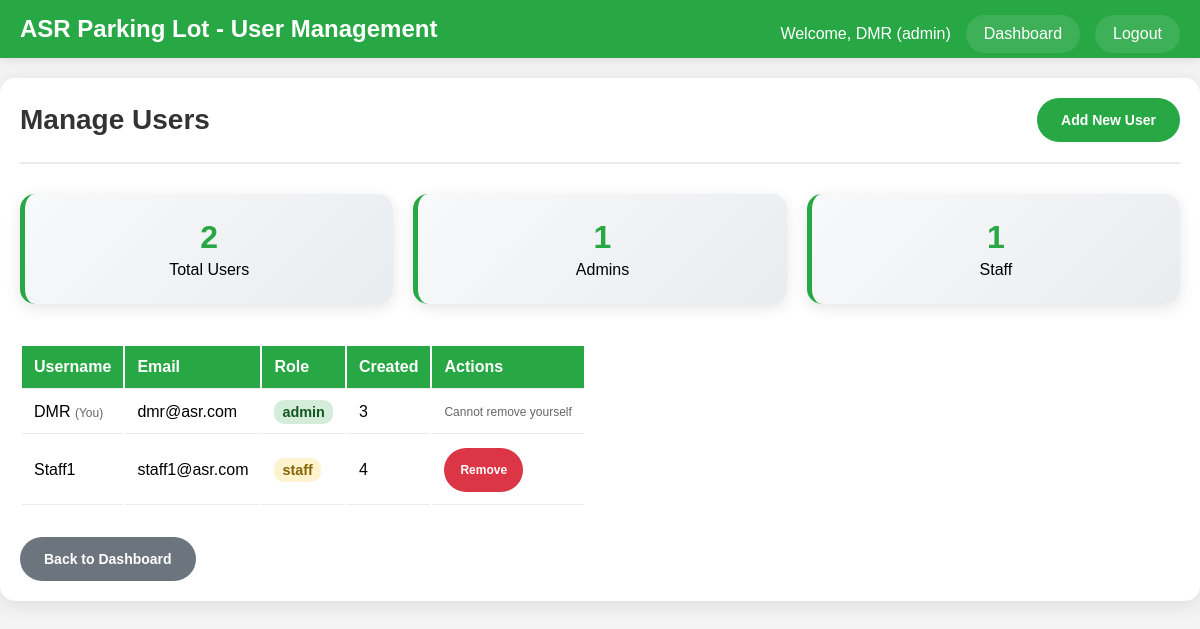
The app's page /admin/users (signed in) with its own data.
### app/models.py (models this page shows, shortened)
class User(UserMixin, db.Model):
    id = db.Column(db.Integer, primary_key=True)
    username = db.Column(db.String(80), index=True, unique=True, nullable=False)
    email = db.Column(db.String(120), index=True, unique=True, nullable=False)
    password_hash = db.Column(db.String(256))
    role = db.Column(db.String(10), index=True, nullable=False, default='staff') # 'admin' or 'staff'

### app/routes.py (the view)
@main.route('/admin/users')
@login_required
def manage_users():
    if current_user.role != 'admin':
        flash('Access denied. Admin privileges required.', 'error')
        return redirect(url_for('main.index'))
    users = User.query.all()
    return render_template('manage_users.html',
                         title='Manage Users',
                         users=users)

### app/templates/manage_users.html (shortened to what this page needs)
<!DOCTYPE html>
<html lang="en">
<head>
</head>
<body>
    <div class="navbar">
        <h1>ASR Parking Lot - User Management</h1>
        <div class="navbar-right">
            <span>Welcome, {{ current_user.username }} ({{ current_user.role }})</span>
            <a href="{{ url_for('main.admin_dashboard') }}">Dashboard</a>
            <a href="{{ url_for('main.logout') }}">Logout</a>
        </div>
    </div>
    <div class="container">
        <div class="page-header">
            <h2>Manage Users</h2>
            <a href="{{ url_for('main.add_user') }}" class="btn btn-primary">Add New User</a>
        </div>
        <div class="stats-grid">
            <div class="stat-card">
                <div class="stat-number">{{ users|length }}</div>
                <div>Total Users</div>
            </div>
            <div class="stat-card">
                <div class="stat-number">{{ users|selectattr('role', 'equalto', 'admin')|list|length }}</div>
                <div>Admins</div>
            </div>
            <div class="stat-card">
                <div class="stat-number">{{ users|selectattr('role', 'equalto', 'staff')|list|length }}</div>
                <div>Staff</div>
            </div>
        </div>
        {% if users %}
        <table class="users-table">
            <thead>
                <tr>
                    <th>Username</th>
                    <th>Email</th>
                    <th>Role</th>
                    <th>Created</th>
                    <th>Actions</th>
                </tr>
            </thead>
            <tbody>
                {% for user in users %}
                <tr class="{% if user.id == current_user.id %}current-user{% endif %}">
                    <td>
                        {{ user.username }}
                        {% if user.id == current_user.id %}
                            <span style="color: #666; font-size: 12px;">(You)</span>
                        {% endif %}
                    </td>
                    <td>{{ user.email }}</td>
                    <td>
                        <span class="role-badge role-{{ user.role }}">
                            {{ user.role }}
                        </span>
                    </td>
                    <td>{{ user.id }}</td>
                    <td>
                        <div class="action-buttons">
                            {% if user.id != current_user.id %}
                                <form method="POST" action="{{ url_for('main.remove_user', user_id=user.id) }}"
                                      style="display: inline;"
                                      onsubmit="return confirm('Are you sure you want to remove {{ user.email }}? This action cannot be undone.')">
                                    <button type="submit" class="btn btn-danger" style="padding: 8px 16px; font-size: 12px;">
                                        Remove
                                    </button>
                                </form>
                            {% else %}
                                <span style="color: #666; font-size: 12px;">Cannot remove yourself</span>
                            {% endif %}
                        </div>
                    </td>
                </tr>
                {% endfor %}
            </tbody>
        </table>
        {% else %}
        <div class="empty-state">
            <h3>No Users Found</h3>
            <p>There are no users in the system. Add the first user to get started.</p>
            <a href="{{ url_for('main.add_user') }}" class="btn btn-primary">Add First User</a>
        </div>
        {% endif %}
        <div style="margin-top: 30px;">
            <a href="{{ url_for('main.admin_dashboard') }}" class="btn btn-secondary">Back to Dashboard</a>
        </div>
    </div>
</body>
</html>

### app/templates/manage_users.html (style rules this page uses)
* { box-sizing: border-box; }
body { font-family: Arial, sans-serif; margin: 0; padding: 0; background-color: #f4f4f4; min-height: 100vh; }
.navbar { background-color: #28a745; padding: 15px 20px; color: white; position: sticky; top: 0; z-index: 1000; box-shadow: 0 2px 10px rgba(0,0,0,0.1); }
.navbar h1 { margin: 0; display: inline-block; font-size: clamp(18px, 4vw, 24px); }
.navbar-right { float: right; display: flex; align-items: center; gap: 15px; flex-wrap: wrap; }
.navbar a { color: white; text-decoration: none; padding: 8px 16px; border-radius: 25px; background-color: rgba(255, 255, 255, 0.1); transition: all 0.3s ease; font-weight: 500; border: 2px solid transparent; }
.container { max-width: 1200px; margin: 20px auto; padding: 20px; background: white; border-radius: 15px; box-shadow: 0 4px 20px rgba(0,0,0,0.1); }
.stats-grid { display: grid; grid-template-columns: repeat(auto-fit, minmax(200px, 1fr)); gap: 20px; margin-bottom: 40px; }
.stat-card { background: linear-gradient(135deg, #f8f9fa 0%, #e9ecef 100%); padding: 25px; border-radius: 15px; text-align: center; border-left: 5px solid #28a745; box-shadow: 0 4px 15px rgba(0,0,0,0.1); transition: transform 0.3s ease; }
.stat-number { font-size: clamp(1.5em, 4vw, 2em); font-weight: bold; color: #28a745; margin-bottom: 5px; }
.page-header { display: flex; justify-content: space-between; align-items: center; margin-bottom: 30px; padding-bottom: 20px; border-bottom: 2px solid #e9ecef; flex-wrap: wrap; gap: 15px; }
.page-header h2 { color: #333; margin: 0; font-size: clamp(20px, 5vw, 28px); }
.btn { padding: 12px 24px; border: none; border-radius: 25px; font-weight: bold; text-decoration: none; cursor: pointer; transition: all 0.3s ease; font-size: 14px; display: inline-flex; align-items: center; justify-content: center; min-height: 44px; }
.btn-primary { background-color: #28a745; color: white; }
.btn-secondary { background-color: #6c757d; color: white; }
.btn-danger { background-color: #dc3545; color: white; }
.users-table { overflow-x: auto; }
.users-table th, .users-table td { padding: 12px; text-align: left; border-bottom: 1px solid #e9ecef; }
.users-table th { background-color: #28a745; color: white; font-weight: bold; }
.role-admin { background-color: #d4edda; color: #155724; padding: 4px 8px; border-radius: 10px; font-size: 0.9em; font-weight: bold; }
.role-staff { background-color: #fff3cd; color: #856404; padding: 4px 8px; border-radius: 10px; font-size: 0.9em; font-weight: bold; }
.action-buttons { display: flex; gap: 8px; flex-wrap: wrap; }

### records on screen
User: username "DMR", role "admin", shows "(You)", email "dmr@asr.com", id "3", shows "Cannot remove yourself"
User: username "Staff1", email "staff1@asr.com", role "staff", id "4"

### other values on screen
{{ users|length }} "2"
{{ users|selectattr('role', 'equalto', 'admin')|list|length }} "1"
{{ users|selectattr('role', 'equalto', 'staff')|list|length }} "1"
